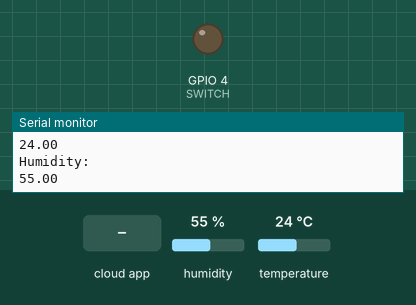
Recording of a sketch running on a simulated ESP8266 (NodeMCU). Shown: output pins drawn as LEDs (lit = HIGH), the last lines printed to the serial monitor. The test bench sets the inputs (shaded band); at power-on: humidity 55 %, temperature 24 °C. WiFi joins after 1.5 s; servers stay silent unless stated; no MQTT or app messages arrive unless stated.

Above: at 2.7 s.
2.8 s: the phone or cloud app sets switch to ON
At 3.7 s:
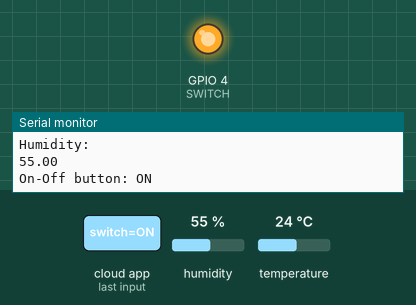
4.3 s: the phone or cloud app sets switch to OFF
At 5.1 s:
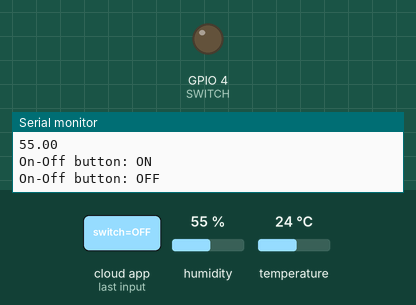
Timing chart, 0 to 7.3 s (numbered marks = the images above; inputs shaded):
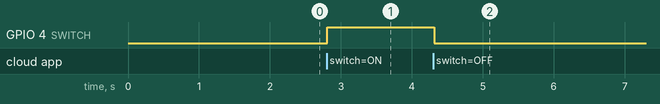

The sketch:

DHT_SWITCH.ino
```cpp
#include <ESP8266WiFi.h>
#include <String.h>
#include "Adafruit_MQTT.h"
#include "Adafruit_MQTT_Client.h"
#include "DHTesp.h"

#define DHTPIN 5
#define SWITCH 4

DHTesp dht;
////////////////////////////////////////

#define WLAN_SSID       "XXXXXXXXXXXX"      //mention SSID
#define WLAN_PASS       "XXXXXXXXXXXX"      //mention Password

//////////////////////////////////////////

#define AIO_SERVER      "io.adafruit.com" // server name
#define AIO_SERVERPORT  1883

////////////////////////////////////////////

#define IO_USERNAME  "XXXXXXXXXXXX"
#define IO_KEY       "XXXXXXXXXXXXX"

/////////////////////////////////////////
WiFiClient client;
Adafruit_MQTT_Client mqtt(&client, AIO_SERVER, AIO_SERVERPORT, IO_USERNAME, IO_KEY);
////////////////////////////////////
Adafruit_MQTT_Publish TEMP = Adafruit_MQTT_Publish(&mqtt, IO_USERNAME "/feeds/TEMP");
Adafruit_MQTT_Publish HUM = Adafruit_MQTT_Publish(&mqtt, IO_USERNAME "/feeds/HUM");
Adafruit_MQTT_Subscribe Switch = Adafruit_MQTT_Subscribe(&mqtt, IO_USERNAME "/feeds/switch");

void MQTT_connect();

//////////////////////////////////////////
void setup()
{

  Serial.begin(9600);
   dht.setup(DHTPIN, DHTesp::DHT11);
   pinMode(SWITCH, OUTPUT);
  Serial.println(F("Adafruit MQTT demo"));
  // Connect to WiFi access point.
  Serial.println(); Serial.println();
  Serial.print("Connecting to ");
  Serial.println(WLAN_SSID);
  WiFi.begin(WLAN_SSID, WLAN_PASS);
  while (WiFi.status() != WL_CONNECTED) {
    delay(500);
    Serial.print(".");
  }
  Serial.println();
  Serial.println("WiFi connected");
  Serial.println("IP address: ");
  Serial.println(WiFi.localIP());
   mqtt.subscribe(&Switch);
}

void loop()
{
  MQTT_connect();
  delay(dht.getMinimumSamplingPeriod());
   // Read temperature as Celsius (the default)
  float h = dht.getHumidity();
  // Read temperature as Celsius (the default)
 float t = dht.getTemperature();

  Serial.println("Sending DATA");
  Serial.println("Temperature:");
  Serial.println(t);
  Serial.println("Humidity:");
  Serial.println(h);
  //TEMP.publish(t);
  HUM.publish(h);


  Adafruit_MQTT_Subscribe *subscription;
  while ((subscription = mqtt.readSubscription(5000))) {
    // Check if its the onoff button feed
    if (subscription == &Switch) {
      Serial.print(F("On-Off button: "));
      Serial.println((char *)Switch.lastread);

      if (strcmp((char *)Switch.lastread, "ON") == 0) {
        digitalWrite(SWITCH, 1);
      }
      if (strcmp((char *)Switch.lastread, "OFF") == 0) {
        digitalWrite(SWITCH, 0);
      }
   }
  }

  delay(3000);

}

void MQTT_connect() {
  int8_t ret;

  // Stop if already connected.
  if (mqtt.connected()) {
    return;
  }

  Serial.print("Connecting to MQTT... ");

  uint8_t retries = 3;
  while ((ret = mqtt.connect()) != 0) { // connect will return 0 for connected
    Serial.println(mqtt.connectErrorString(ret));
    Serial.println("Retrying MQTT connection in 5 seconds...");
    mqtt.disconnect();
    delay(5000);  // wait 5 seconds
    retries--;
    if (retries == 0) {
      // basically die and wait for WDT to reset me
      while (1);
    }
  }
  Serial.println("MQTT Connected!");
}
```

Measured:
- after the input at 2.8 s, GPIO 4 (SWITCH): LOW → HIGH at once
- after the input at 4.3 s, GPIO 4 (SWITCH): HIGH → LOW at once
